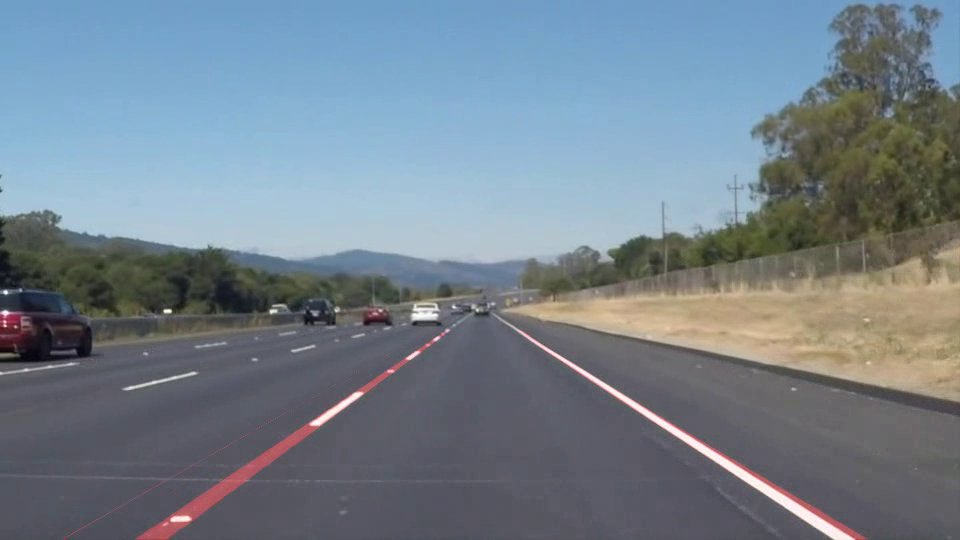
#> input picture frame 20 of img/udacity_test_solidWhiteRight.mp4, 960 x 540 px, given in place of freeway.mp4, which was not available
$ python laneLineDetect.py
#> lines starting #> are read from the running program, lines starting #| are printed output that depends on the picture; after the words box and inside, x2 and y2 are one past the last pixel; in counts of white or black regions, pixels touching at a corner belong together; pictures that were not available may be replaced by others from this repository, and a replacement may not be noted
import cv2
import numpy as np
import matplotlib.pyplot as plt

# PARAM
SRC_PATH = './data/freeway.mp4'
OUT_PATH = './freeway.mp4'

# get frame
cap = cv2.VideoCapture(SRC_PATH)

width = int(cap.get(cv2.CAP_PROP_FRAME_WIDTH))
height = int(cap.get(cv2.CAP_PROP_FRAME_HEIGHT))

out = cv2.VideoWriter(OUT_PATH, cv2.VideoWriter_fourcc(
    *'mp4v'), 24, (width, height))

LeftLane = []
RightLane = []

n = 0
while True:
    n += 1
    if n % 20 == 0:
        print(f'{n}')

    # Capture frame-by-frame
    ret, frame = cap.read()
#> frame is the input picture: shape (540, 960, 3); mean B, G, R 140, 129.1, 116.4

    if not ret:
        break
    if not n % 3:
        continue

    img = frame

    img = cv2.cvtColor(img, cv2.COLOR_BGR2GRAY)
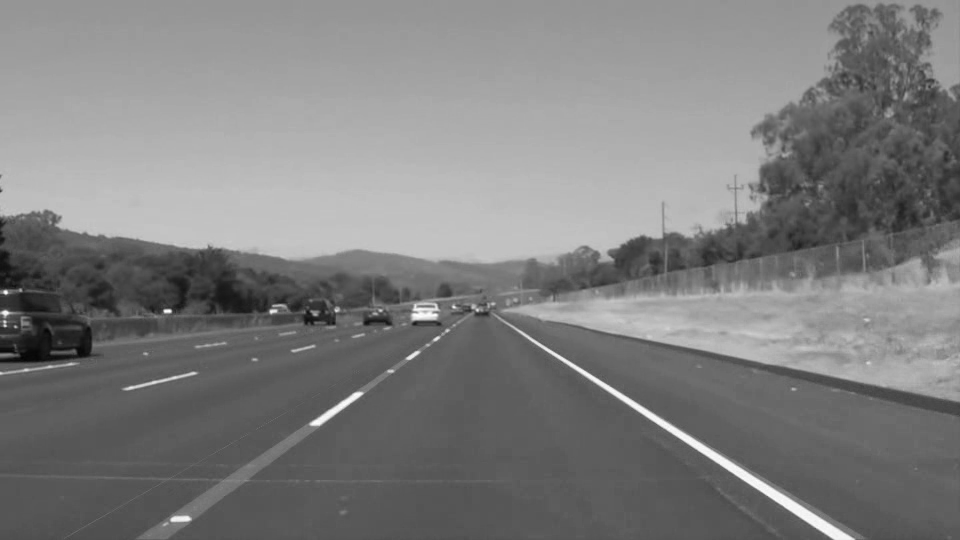
#> img: shape (540, 960); min 3, max 255, mean 126.5
    img = cv2.GaussianBlur(img, (9, 9), 0.1)
    img = cv2.Canny(img, 100, 200)
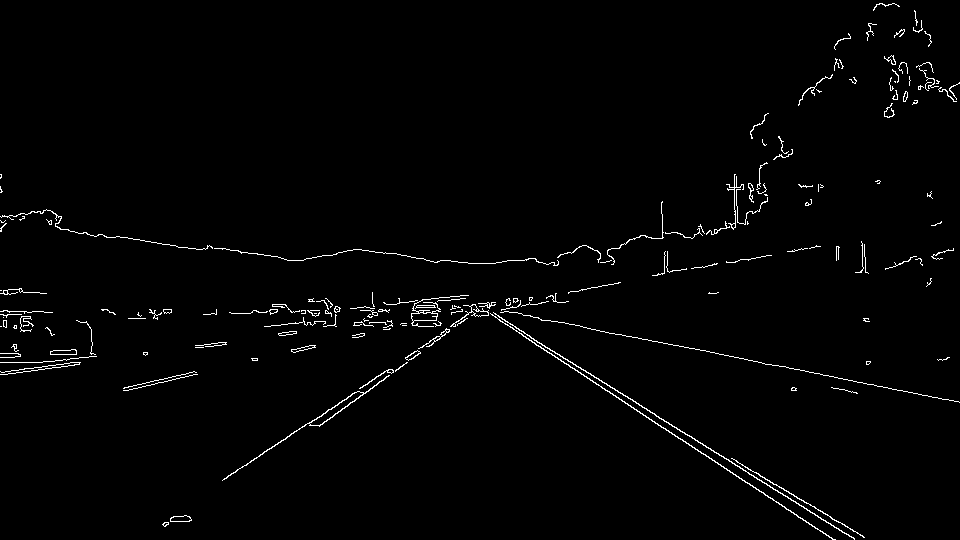
#> img: shape (540, 960); 1.5% white in thin lines or dots

    # MASK
    mask_ROI = np.zeros([height, width, 1], dtype=np.uint8)
    dots_ROI = np.array([(0, 700), (500, 530), (780, 530), (1280, 700)])
    cv2.drawContours(mask_ROI, [dots_ROI], 0, 255, -1)
    mask_ROI = cv2.bitwise_not(mask_ROI)
    mask_LOGO = np.zeros([height, width, 1], dtype=np.uint8)
    dots_LOGO = np.array(
        [(1040, 660), (1260, 660), (1260, 715), (1040, 715)])
    cv2.drawContours(mask_LOGO, [dots_LOGO], 0, 255, -1)
    mask = cv2.bitwise_or(mask_ROI, mask_LOGO)
    mask = cv2.bitwise_not(mask)

    # APPLY MASK
    img = cv2.bitwise_and(img, mask)
#> img: shape (540, 960); every value is 0

    # Detect line
    LeftUpdate = False
    RightUpdate = False
    lines = cv2.HoughLines(img, 1, np.pi / 180, threshold=50)
#> lines = None

    if lines is not None:
        for i in range(0, len(lines)):
            rho = lines[i][0][0]
            theta = lines[i][0][1]
            a = np.cos(theta)
            b = np.sin(theta)
            x0 = a * rho
            y0 = b * rho
            pt1 = (int(x0 + 1000*(-b)), int(y0 + 1000*(a)))
            pt2 = (int(x0 - 1000*(-b)), int(y0 - 1000*(a)))

            # y = ma + b

            m = (pt2[1]-pt1[1])/(pt2[0]-pt1[0])
            b = pt1[1] - (pt1[0] * m)
            pt1_new = (int((720 - b) // m), 720)
            pt2_new = (int((460 - b) // m), 460)

            if m < 0.45 and m > -0.5:
                continue

            if m < 0:
                if not LeftUpdate:
                    LeftLane = [pt1_new, pt2_new]
                    LeftUpdate = True
                    continue
                if pt1_new[0] > LeftLane[0][0]:
                    LeftLane = [pt1_new, pt2_new]

            elif m > 0:
                if not RightUpdate:
                    RightLane = [pt1_new, pt2_new]
                    RightUpdate = True
                    continue
                if pt1_new[0] < RightLane[0][0]:
                    RightLane = [pt1_new, pt2_new]

    # DRAW LINE
    weight_img = np.zeros((img.shape[0], img.shape[1], 3), dtype=np.uint8)
    if len(LeftLane) > 0:
        cv2.line(weight_img, LeftLane[0], LeftLane[1],
                 (0, 0, 255), 8, cv2.LINE_AA)
    if len(RightLane) > 0:
        cv2.line(weight_img, RightLane[0],
                 RightLane[1], (0, 0, 255), 8, cv2.LINE_AA)

    # ADD WEIGHT
    outframe = cv2.addWeighted(frame, 1, weight_img, 0.5, 0)

    # OUTPUT
    out.write(outframe)

$ run again, starting later in the video
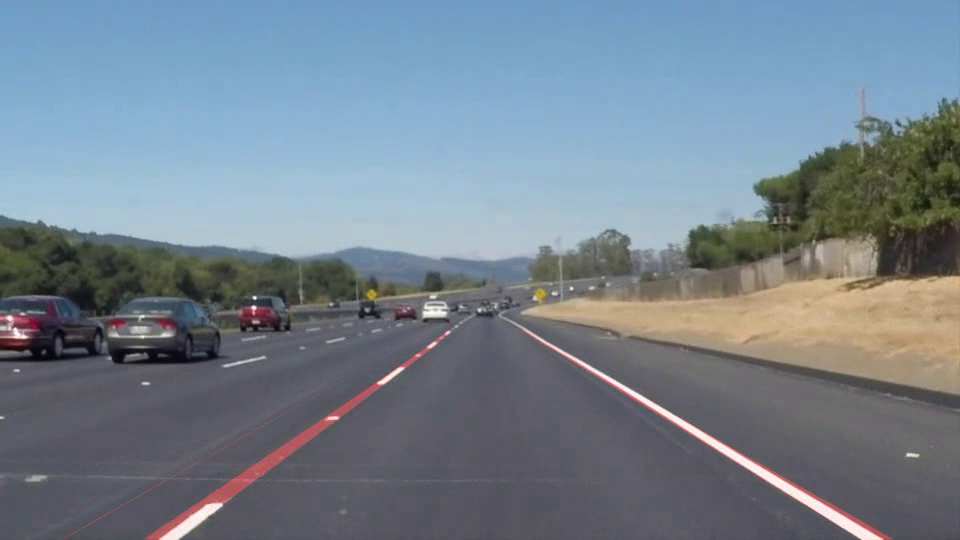
#> input picture frame 160 of img/udacity_test_solidWhiteRight.mp4, 960 x 540 px, given in place of freeway.mp4, which was not available
#> frame is the input picture: shape (540, 960, 3); mean B, G, R 142, 130.3, 117.4
#> `img = cv2.cvtColor(img, cv2.COLOR_BGR2GRAY)`:
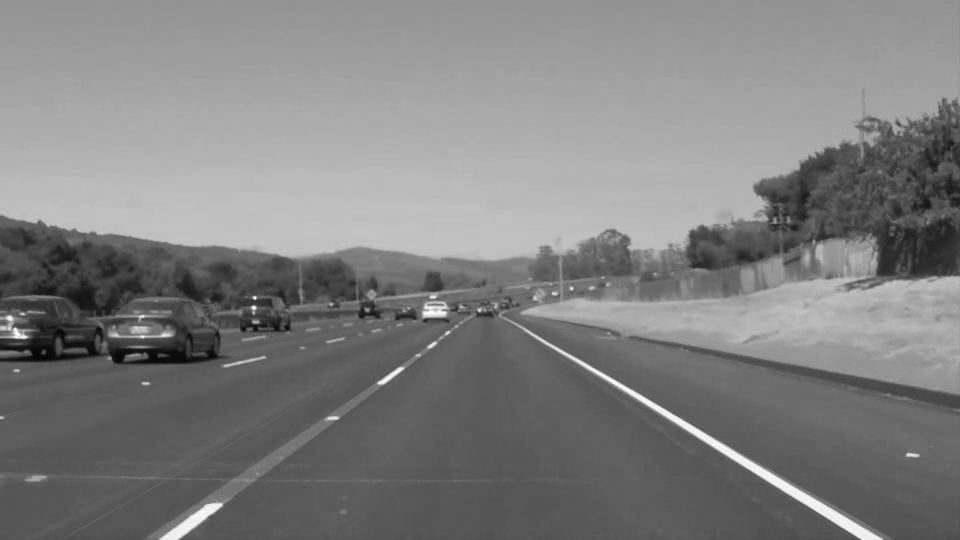
#> img: shape (540, 960); min 1, max 254, mean 127.8
#> `img = cv2.Canny(img, 100, 200)`:
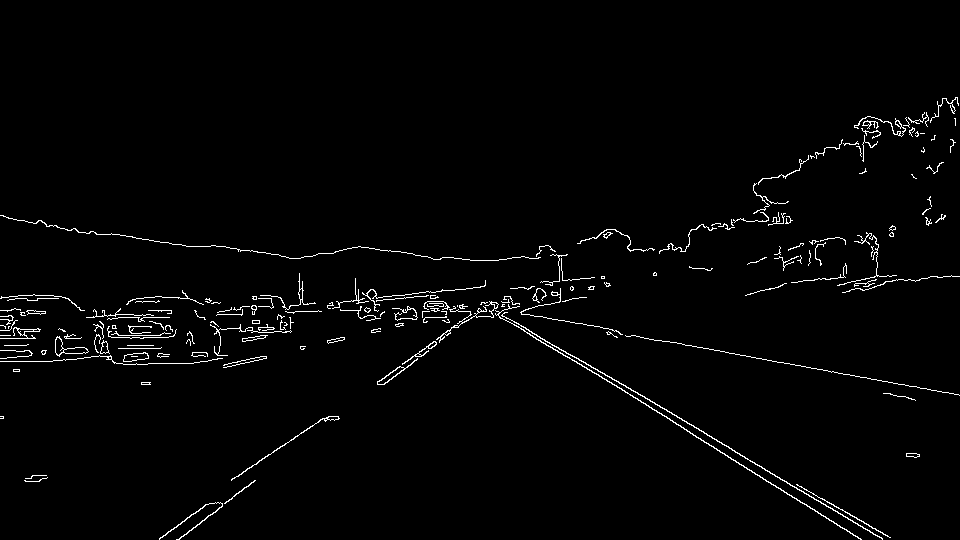
#> img: shape (540, 960); 1.9% white in thin lines or dots, all inside (x1, y1, x2, y2) = (0, 97, 960, 540)
#> lines = None
